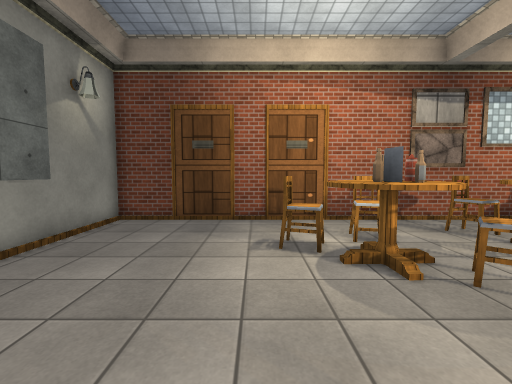
view 1 (above)

14 first-person views from a walk through a Unity game level. The camera is 1.5 m above the floor, tilts 4° down and sees 90° across. The floor is counted in squares, 0.9 m on a side. Each view is taken from the middle of a square. On the plan, view 1 faces up. The plan holds only what a view shows up to about 14 squares ahead; the rest is blank. The player is left out. Some animated figures are left out. Some surface patterns are stand-ins.

view 2
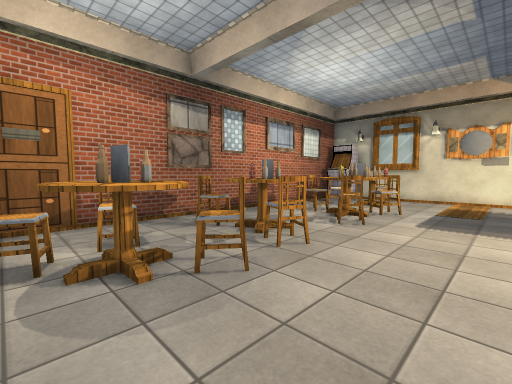

view 3
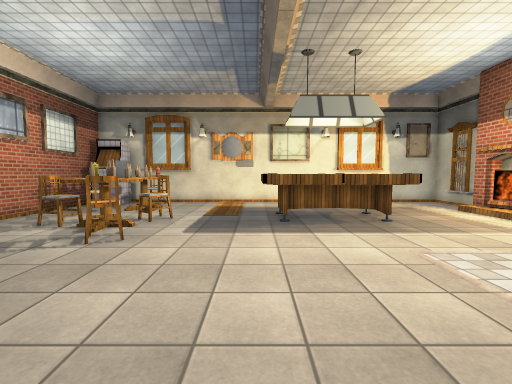

view 4
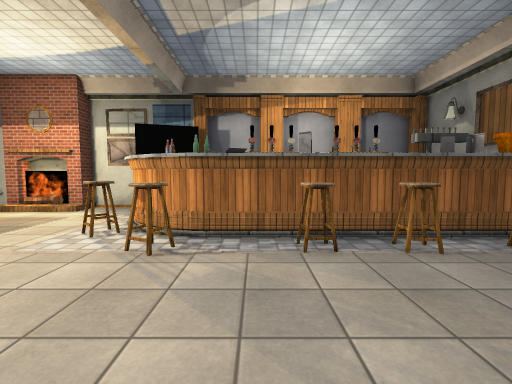

view 5
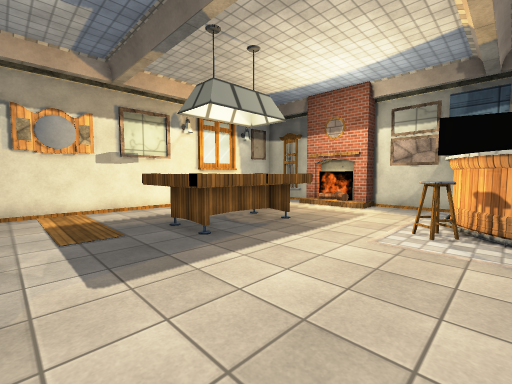

view 6
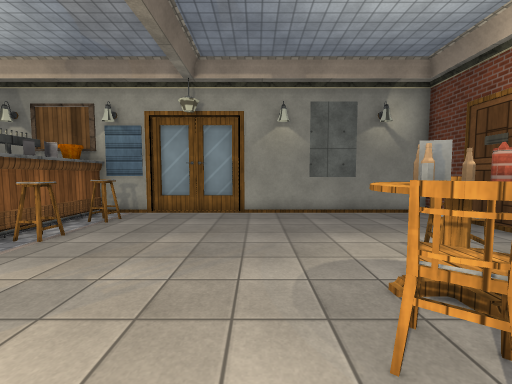

view 7
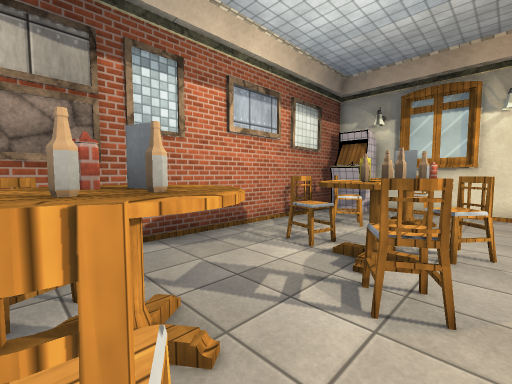

view 8
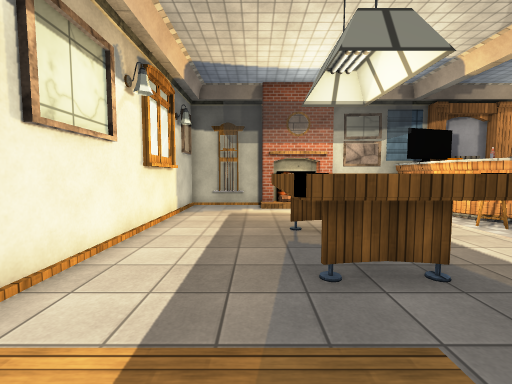

view 9
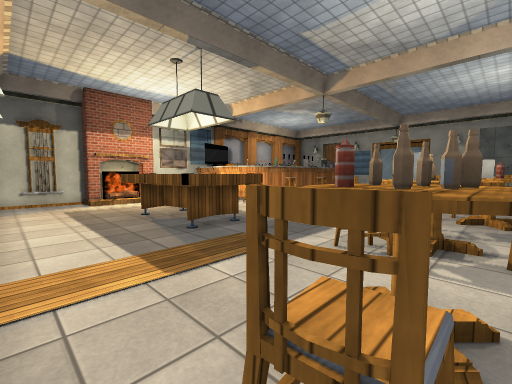

view 10
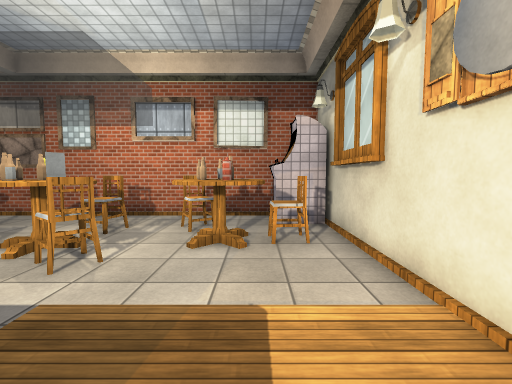

view 11
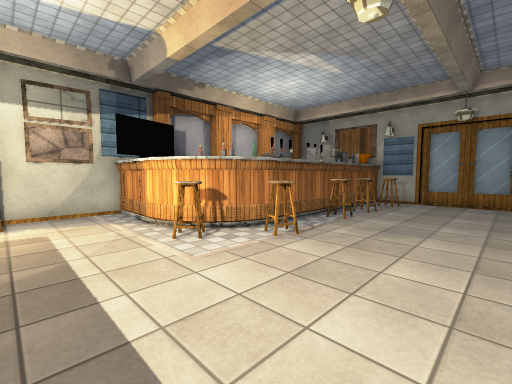

view 12
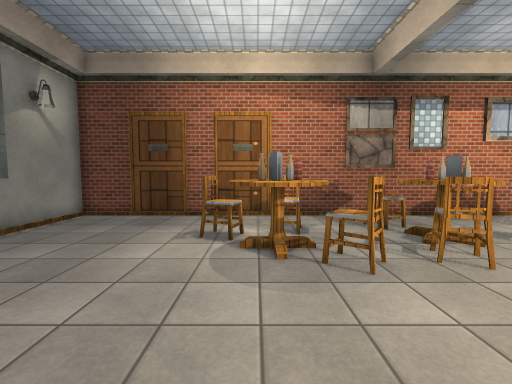

view 13
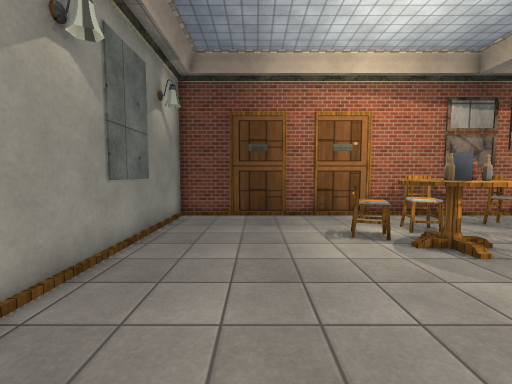

view 14
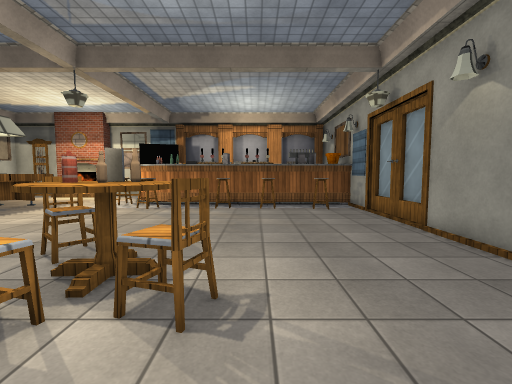

### Floor plan
Key: @ floor where view 1 was taken; # wall or solid block; . floor; = window, fence, low wall or low ledge; ^ raised ledge; O other object.
Columns run from 5 left of view 1 to 19 right of it. Each row starts with its distance up from view 1.
 10 #######################
  9 #.....................##
  8 #.....................###
  7 #.......^..^ ...##.^....#
  6 #.....^^^..^^^..^^.^O^#.#
  5 #......O^..OO^.^O^.^O^=.#
  4 #......OO^.^...^O^#.^...#
  3 #.......................#
  2 #.......................#
  1 #.......................#
  0 #....@...........OOO....#
 -1 #................O O....#
 -2 #................   ....#
 -3 #.^..............  O....#
 -4 ###.^#.^..^#.....  O....#
 -5  ###########^....OO ....#
 -6            ##...........#
 -7             #...........#
 -8             #...........#
 -9             #...........#
-10             #...####....#
-11             #############

Where each view was taken, in squares from view 1:
view 1: 0 up, 0 right, facing up
view 2: 0 up, 1 right, facing up-right
view 3: 0 up, 3 right, facing right
view 4: 2 up, 3 right, facing down
view 5: 3 up, 6 right, facing down-right
view 6: 2 up, 6 right, facing left
view 7: 3 up, 6 right, facing up-right
view 8: 3 up, 15 right, facing down
view 9: 6 up, 18 right, facing down-left
view 10: 1 down, 16 right, facing up
view 11: 1 up, 11 right, facing down-left
view 12: 1 down, 2 right, facing up
view 13: 1 down, 2 left, facing up
view 14: 9 up, 0 right, facing down
